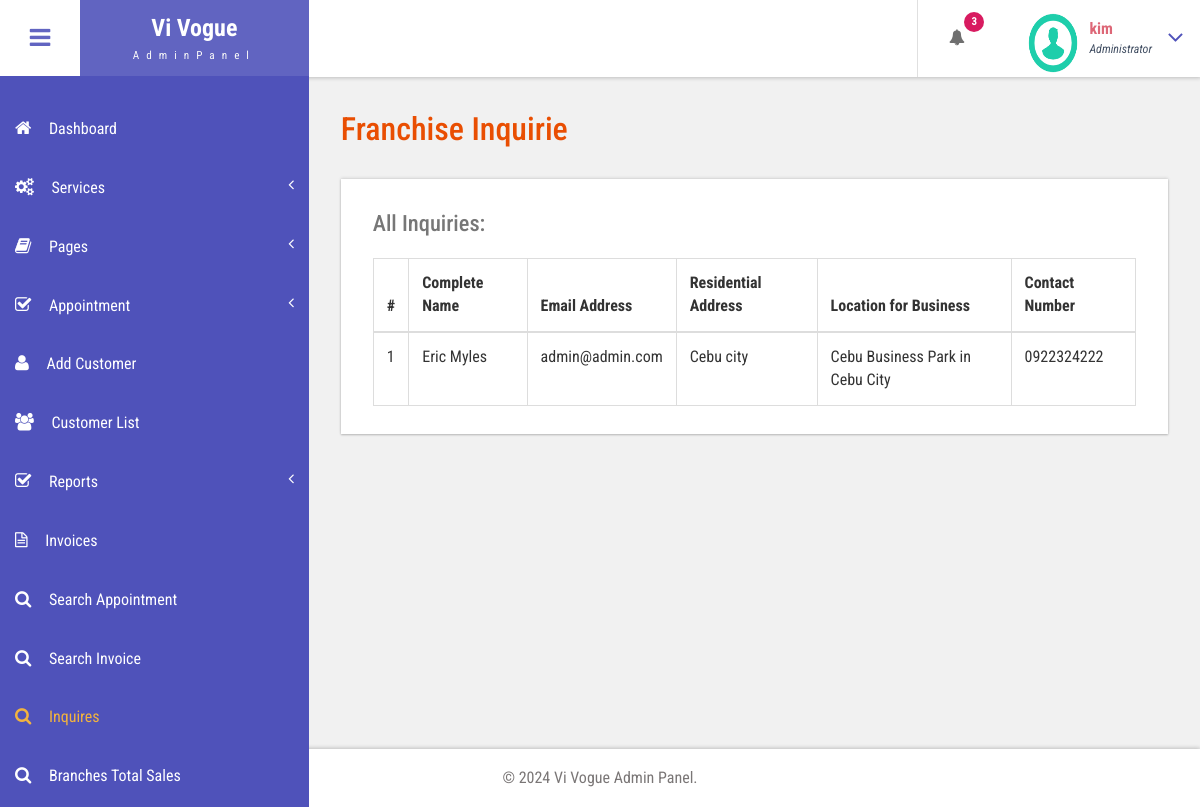
Screenshot of /bpms/admin/inquires.php (signed in) with the database file from the repository.
### tables this page shows
CREATE TABLE `tblinquires` (
  `ID` int(11) NOT NULL,
  `Name` varchar(100) NOT NULL,
  `Email` varchar(100) NOT NULL,
  `ResidentialAddress` varchar(255) NOT NULL,
  `TargetLocation` varchar(100) NOT NULL,
  `ContactNumber` varchar(20) NOT NULL,
  `SubmissionDate` timestamp NOT NULL DEFAULT current_timestamp()
);

### bpms/admin/inquires.php (the view, shortened to what this page needs)
<?php
include('includes/dbconnection.php');
if (strlen($_SESSION['bpmsaid']) == 0) {
    header('location:logout.php');
} else {
?>
<!DOCTYPE HTML>
<html>
<head>
    <link href="css/bootstrap.css" rel='stylesheet' type='text/css' />
    <link href="css/style.css" rel='stylesheet' type='text/css' />
    <link href="css/font-awesome.css" rel="stylesheet">
    <link href="css/animate.css" rel="stylesheet" type="text/css" media="all">
    <link href="css/custom.css" rel="stylesheet">
</head>
<body class="cbp-spmenu-push">
    <div class="main-content">
        <?php include_once('includes/sidebar.php'); ?>
        <?php include_once('includes/header.php'); ?>
        <div id="page-wrapper">
            <div class="main-page">
                <div class="tables">
                    <h3 class="title1">Franchise Inquirie</h3>
                    <div class="table-responsive bs-example widget-shadow">
                        <h4>All Inquiries:</h4>
                        <table class="table table-bordered">
                            <thead>
                                <tr>
                                    <th>#</th>
                                    <th>Complete Name</th>
                                    <th>Email Address</th>
                                    <th>Residential Address</th>
                                    <th>Location for Business</th>
                                    <th>Contact Number</th>
                                </tr>
                            </thead>
                            <tbody>
                                <?php
                                $ret = mysqli_query($con, "SELECT * FROM tblinquires");
                                $cnt = 1;
                                while ($row = mysqli_fetch_array($ret)) {
                                ?>
                                    <tr>
                                            <td><?php echo $cnt; ?></td>
                                            <td><?php echo $row['Name']; ?></td>
                                            <td><?php echo $row['Email']; ?></td>
                                            <td><?php echo $row['ResidentialAddress']; ?></td>
                                            <td><?php echo $row['TargetLocation']; ?></td>
                                            <td><?php echo $row['ContactNumber']; ?></td>
                                        </tr>
                                <?php
                                    $cnt = $cnt + 1;
                                } ?>
                            </tbody>
                        </table>
                    </div>
                </div>
            </div>
        </div>
        <?php include_once('includes/footer.php'); ?>
    </div>
</body>
</html>
<?php } ?>

### bpms/admin/includes/header.php (shortened to what this page needs)
<div class="sticky-header header-section ">
      <div class="header-left">
        <button id="showLeftPush"><i class="fa fa-bars"></i></button>
        <div class="logo">
          <a href="index.html">
            <h1>Vi Vogue</h1>
            <span>AdminPanel</span>
          </a>
        </div>
      </div>
      <div class="header-right">
        <div class="profile_details_left">
          <ul class="nofitications-dropdown">
            <?php
$ret1=mysqli_query($con,"select ID,Name from  tblappointment where Status=''");
$num=mysqli_num_rows($ret1);
?>
            <li class="dropdown head-dpdn">
              <a href="#" class="dropdown-toggle" data-toggle="dropdown" aria-expanded="false"><i class="fa fa-bell"></i><span class="badge blue"><?php echo $num;?></span></a>
            </li>
          </ul>
          <div class="clearfix"> </div>
        </div>
        <div class="profile_details">
        <?php
$adid=$_SESSION['bpmsaid'];
$ret=mysqli_query($con,"select AdminName from tbladmin where ID='$adid'");
$row=mysqli_fetch_array($ret);
$name=$row['AdminName'];
?>
          <ul>
            <li class="dropdown profile_details_drop">
              <a href="#" class="dropdown-toggle" data-toggle="dropdown" aria-expanded="false">
                <div class="profile_img">
                  <span class="prfil-img"><img src="images/download (1).png" alt="" width="50" height="60"> </span>
                  <div class="user-name">
                    <p><?php echo $name; ?></p>
                    <span>Administrator</span>
                  </div>
                  <i class="fa fa-angle-down lnr"></i>
                  <div class="clearfix"></div>
                </div>
              </a>
            </li>
          </ul>
        </div>
      </div>
      <div class="clearfix"> </div>
    </div>

### bpms/admin/css/style.css (style rules this page uses)
h4, h5, h6, h1, h2, h3 { margin: 0; }
ul, ol { margin: 0; }
p { margin: 0; }
html, body { font-family: 'Roboto Condensed', sans-serif; font-size: 100%; overflow-x: hidden; background: #fff; }
body a { transition: 0.5s all ease; -webkit-transition: 0.5s all ease; -moz-transition: 0.5s all ease; -o-transition: 0.5s all ease; -ms-transition: 0.5s all ease; text-decoration:none; }
h1,h2,h3,h4,h5,h6 { margin:0; }
p { margin:0; }
ul,label { margin:0; padding:0; }
.main-content { position: relative; }
.sticky-header { position: fixed; top: 0; left:0px; width: 100%; z-index: 100; }
.header-section { background:#FFF; box-shadow: 1px 1px 4px rgba(0, 0, 0, 0.21); -webkit-box-shadow: 1px 1px 4px rgba(0, 0, 0, 0.21); -moz-box-shadow: 1px 1px 4px rgba(0, 0, 0, 0.21); -o-box-shadow: 1px 1px 4px rgba(0, 0, 0, 0.21); }
.header-section::after { clear: both; display: block; content: ''; }
.header-left { float: left; width: 45%; }
.header-right { float: right; }
button#showLeftPush { font-size: 1.5em; width: 80px; padding: 0.87em 0; text-align: center; cursor: pointer; float: left; color: #6F6F6F; -moz-transition: all 0.2s ease-out 0s; -webkit-transition: all 0.2s ease-out 0s; transition: all 0.2s ease-out 0s; border: none; background-color: #fff; outline:none; }
.cbp-spmenu-push { overflow-x: hidden; position: relative; }
.cbp-spmenu, .cbp-spmenu-push { -webkit-transition: all 0.3s ease; -moz-transition: all 0.3s ease; transition: all 0.3s ease; }
.cbp-spmenu-push div#page-wrapper { margin: 0 0 0 19.3em; transition:.5s all; -webkit-transition:.5s all; -moz-transition:.5s all; }
.fa { display: inline-block; font-family: FontAwesome; font-style: normal; font-weight: normal; line-height: 1; -webkit-font-smoothing: antialiased; -moz-osx-font-smoothing: grayscale; }
.logo { background: #6164C1; text-align: center; float: left; }
.logo a { padding: 0.9em 3.3em .7em; display: block; text-decoration: none; }
.logo a h1 { color: #fff; font-size: 1.5em; line-height: 1.2em; font-weight: 700; }
.logo a span { color: #F8F8F8; font-size: .7em; text-align: center; letter-spacing: 7px; }
.profile_details_left { float: left; }
li.dropdown.head-dpdn { display: inline-block; padding: 1.7em 0; border-left: 1px solid #E0E0E0; float: left; }
li.dropdown.head-dpdn a.dropdown-toggle { padding: 1.7em 2em; }
i.fa.fa-bell { color:#6F6F6F; }
.header-right span.badge { font-size: 11px; font-weight: bold; color: #FFF; background: #8BC34A; line-height: 15px; width: 20px; height: 20px; border-radius: 2em; -webkit-border-radius: 2em; -moz-border-radius: 2em; -o-border-radius: 2em; text-align: center; display: inline-block; position: absolute; top: 16%; padding: 2px 0 0; }
.header-right span.blue { background-color:#D81B60; }
.profile_details { float: right; }
.profile_details_drop a.dropdown-toggle { display:block; padding: 0.8em 3em 0 2em; }
.profile_img span.prfil-img { float:left; }
.user-name { float:left; margin-top:8px; margin-left:11px; height:35px; }
.profile_details ul li { list-style-type:none; position:relative; }
.profile_details li a i.fa.lnr { position: absolute; top: 34%; right: 8%; color: #4F52BA; font-size: 1.6em; }
.user-name p { font-size:1em; color:#DD6777; line-height:1em; font-weight:700; }
.user-name span { font-size: .75em; font-style: italic; color: #424f63; font-weight: normal; margin-top: .3em; }
.widget-shadow { background-color: #fff; box-shadow: 0 -1px 3px rgba(0,0,0,.12),0 1px 2px rgba(0,0,0,.24); -webkit-box-shadow: 0 -1px 3px rgba(0,0,0,.12),0 1px 2px rgba(0,0,0,.24); -moz-box-shadow: 0 -1px 3px rgba(0,0,0,.12),0 1px 2px rgba(0,0,0,.24); }
h3.title1 { font-size: 2em; color: #e94e02; margin-bottom: 0.8em; }
.table > thead > tr > th, .table > tbody > tr > th, .table > tfoot > tr > th, .table > thead > tr > td, .table > tbody > tr > td, .table > tfoot > tr > td { border-top: none; }
.tables h4 { font-size: 1.4em; margin-bottom: 1em; color: #777777; }
.tables .panel-body ,.tables .bs-example { padding: 2em 2em 0.5em; }
.tables .table > thead > tr > th, .tables .table > tbody > tr > th, .tables .table > tfoot > tr > th, .tables .table > thead > tr > td, .tables .table > tbody > tr > td, .tables .table > tfoot > tr > td { padding: 13px; border-top: 1px solid #E0E0E0; }
.bs-example { margin-top: 2em; }

### bpms/admin/css/custom.css (style rules this page uses)
#page-wrapper { padding:7em 2em 2.5em; background-color: #F1F1F1; }

### rows the page displays
tblinquires: Name "Eric Myles", Email "admin@admin.com", ResidentialAddress "Cebu city", TargetLocation "Cebu Business Park in Cebu City", ContactNumber "0922324222"

### other values shown
$num "3"
$name "kim"
